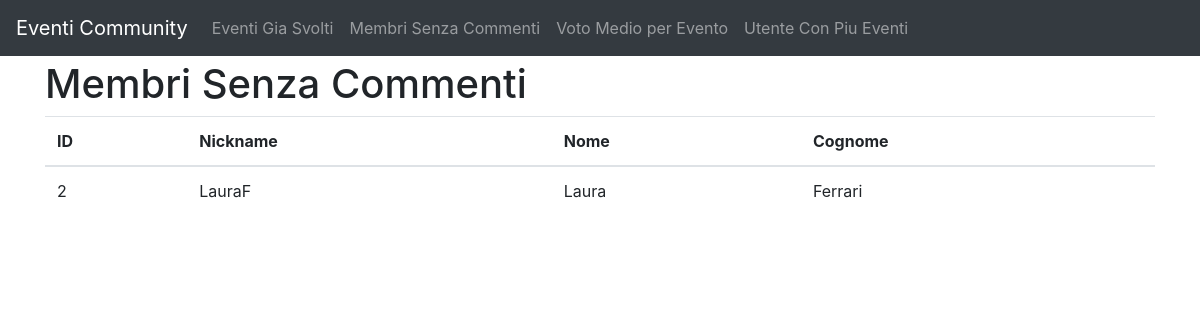
Screenshot of /membri_senza_commenti with the database file from the repository.
### tables this page shows
CREATE TABLE MEMBRO (
    id INTEGER PRIMARY KEY AUTOINCREMENT,
    nickname VARCHAR(50) NOT NULL UNIQUE,
    nome VARCHAR(50) NOT NULL,
    cognome VARCHAR(50) NOT NULL,
    email VARCHAR(100) NOT NULL UNIQUE,
    password VARCHAR(255) NOT NULL,
    provincia VARCHAR(2) NOT NULL
);

### app.py (the view)
@app.route('/membri_senza_commenti')
def membri_senza_commenti():
    membri = get_membri_senza_commenti()
    return render_template('membri_senza_commenti.html', membri=membri)

### database.py (called while the page is built)
def get_db():
    db = getattr(g, '_database', None)
    if db is None:
        db = g._database = sqlite3.connect('eventi_community.db')
        db.row_factory = sqlite3.Row
    return db

def get_membri_senza_commenti():
    db = get_db()
    query = """
        SELECT m.id, m.nickname, m.nome, m.cognome
        FROM MEMBRO m
        WHERE m.id NOT IN (
            SELECT DISTINCT c.membro_id
            FROM COMMENTO c
        )
    """
    cursor = db.execute(query)
    membri = [dict(row) for row in cursor.fetchall()]
    return membri

### templates/membri_senza_commenti.html
{% extends "base.html" %}
{% block content %}
    <h1>Membri Senza Commenti</h1>
    <table class="table">
        <thead>
            <tr>
                <th>ID</th>
                <th>Nickname</th>
                <th>Nome</th>
                <th>Cognome</th>
            </tr>
        </thead>
        <tbody>
            {% for membro in membri %}
                <tr>
                    <td>{{ membro.id }}</td>
                    <td>{{ membro.nickname }}</td>
                    <td>{{ membro.nome }}</td>
                    <td>{{ membro.cognome }}</td>
                </tr>
            {% endfor %}
        </tbody>
    </table>
{% endblock %}

### templates/base.html (style rules this page uses)
body { padding-top: 60px; }

### rows the page displays
MEMBRO: id "2", nickname "LauraF", nome "Laura", cognome "Ferrari"
